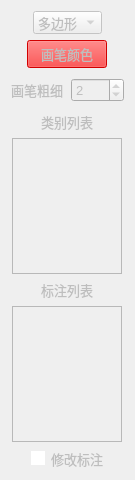
             <widget class="QWidget" name="page_4">
              <property name="enabled">
               <bool>false</bool>
              </property>
              <property name="geometry">
               <rect>
                <x>0</x>
                <y>0</y>
                <width>135</width>
                <height>480</height>
               </rect>
              </property>
              <property name="font">
               <font>
                <pointsize>10</pointsize>
               </font>
              </property>
              <attribute name="label">
               <string>          绘制标注</string>
              </attribute>
              <layout class="QVBoxLayout" name="verticalLayout_2">
               <item alignment="Qt::AlignHCenter">
                <widget class="QComboBox" name="comboBox_2">
                 <property name="font">
                  <font>
                   <pointsize>10</pointsize>
                  </font>
                 </property>
                 <item>
                  <property name="text">
                   <string>多边形</string>
                  </property>
                 </item>
                 <item>
                  <property name="text">
                   <string>矩形</string>
                  </property>
                 </item>
                 <item>
                  <property name="text">
                   <string>椭圆形</string>
                  </property>
                 </item>
                 <item>
                  <property name="text">
                   <string>环形</string>
                  </property>
                 </item>
                 <item>
                  <property name="text">
                   <string>像素</string>
                  </property>
                 </item>
                </widget>
               </item>
               <item alignment="Qt::AlignHCenter">
                <widget class="QPushButton" name="pushButton_pen_color">
                 <property name="font">
                  <font>
                   <pointsize>10</pointsize>
                  </font>
                 </property>
                 <property name="styleSheet">
                  <string notr="true">background-color: rgb(255, 0, 0);</string>
                 </property>
                 <property name="text">
                  <string>画笔颜色</string>
                 </property>
                </widget>
               </item>
               <item>
                <layout class="QHBoxLayout" name="horizontalLayout">
                 <property name="topMargin">
                  <number>4</number>
                 </property>
                 <property name="bottomMargin">
                  <number>4</number>
                 </property>
                 <item>
                  <widget class="QLabel" name="label_6">
                   <property name="font">
                    <font>
                     <pointsize>10</pointsize>
                    </font>
                   </property>
                   <property name="text">
                    <string>画笔粗细</string>
                   </property>
                  </widget>
                 </item>
                 <item>
                  <widget class="QSpinBox" name="spinBox">
                   <property name="font">
                    <font>
                     <pointsize>10</pointsize>
                    </font>
                   </property>
                   <property name="contextMenuPolicy">
                    <enum>Qt::NoContextMenu</enum>
                   </property>
                   <property name="minimum">
                    <number>1</number>
                   </property>
                   <property name="maximum">
                    <number>20</number>
                   </property>
                   <property name="value">
                    <number>2</number>
                   </property>
                  </widget>
                 </item>
                </layout>
               </item>
               <item alignment="Qt::AlignHCenter">
                <widget class="QLabel" name="label_7">
                 <property name="font">
                  <font>
                   <pointsize>10</pointsize>
                  </font>
                 </property>
                 <property name="text">
                  <string>类别列表</string>
                 </property>
                </widget>
               </item>
               <item alignment="Qt::AlignHCenter">
                <widget class="QListWidget" name="listWidget">
                 <property name="sizePolicy">
                  <sizepolicy hsizetype="Minimum" vsizetype="Expanding">
                   <horstretch>0</horstretch>
                   <verstretch>0</verstretch>
                  </sizepolicy>
                 </property>
                 <property name="minimumSize">
                  <size>
                   <width>110</width>
                   <height>0</height>
                  </size>
                 </property>
                 <property name="maximumSize">
                  <size>
                   <width>75</width>
                   <height>10000</height>
                  </size>
                 </property>
                 <property name="contextMenuPolicy">
                  <enum>Qt::CustomContextMenu</enum>
                 </property>
                 <property name="toolTip">
                  <string>单击屏蔽/开启类别，双击屏蔽所有其它类别</string>
                 </property>
                 <property name="verticalScrollBarPolicy">
                  <enum>Qt::ScrollBarAsNeeded</enum>
                 </property>
                </widget>
               </item>
               <item alignment="Qt::AlignHCenter">
                <widget class="QLabel" name="label_10">
                 <property name="font">
                  <font>
                   <pointsize>10</pointsize>
                  </font>
                 </property>
                 <property name="text">
                  <string>标注列表</string>
                 </property>
                </widget>
               </item>
               <item alignment="Qt::AlignHCenter">
                <widget class="QListWidget" name="listWidget_2">
                 <property name="sizePolicy">
                  <sizepolicy hsizetype="Minimum" vsizetype="Expanding">
                   <horstretch>0</horstretch>
                   <verstretch>0</verstretch>
                  </sizepolicy>
                 </property>
                 <property name="minimumSize">
                  <size>
                   <width>110</width>
                   <height>0</height>
                  </size>
                 </property>
                 <property name="maximumSize">
                  <size>
                   <width>75</width>
                   <height>10000</height>
                  </size>
                 </property>
                 <property name="contextMenuPolicy">
                  <enum>Qt::CustomContextMenu</enum>
                 </property>
                 <property name="resizeMode">
                  <enum>QListView::Fixed</enum>
                 </property>
                 <property name="modelColumn">
                  <number>0</number>
                 </property>
                </widget>
               </item>
               <item alignment="Qt::AlignHCenter">
                <widget class="QCheckBox" name="checkBox_shape_edit">
                 <property name="enabled">
                  <bool>false</bool>
                 </property>
                 <property name="font">
                  <font>
                   <pointsize>10</pointsize>
                  </font>
                 </property>
                 <property name="styleSheet">
                  <string notr="true">QCheckBox::indicator:checked {
    background-color:       blue;
    border:                 2px solid white;  
}

QCheckBox::indicator:unchecked {
    background-color:      white;
    border:                 2px solid white;  
}</string>
                 </property>
                 <property name="text">
                  <string>修改标注</string>
                 </property>
                </widget>
               </item>
              </layout>
             </widget>
